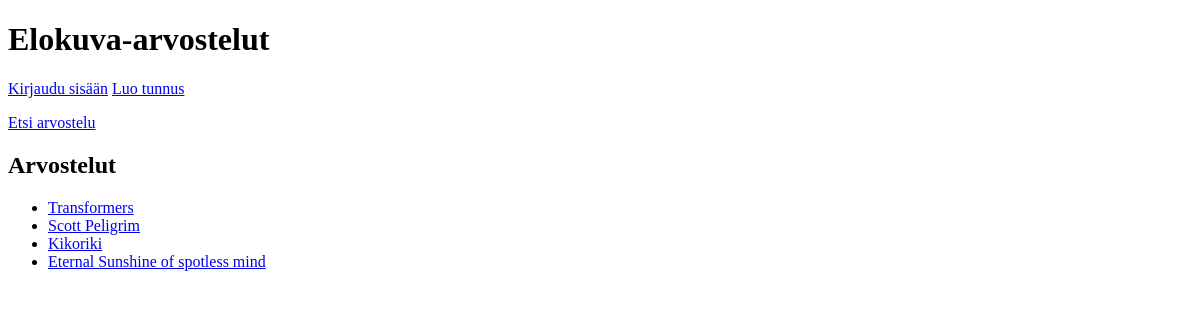
Before: / with the older database file.
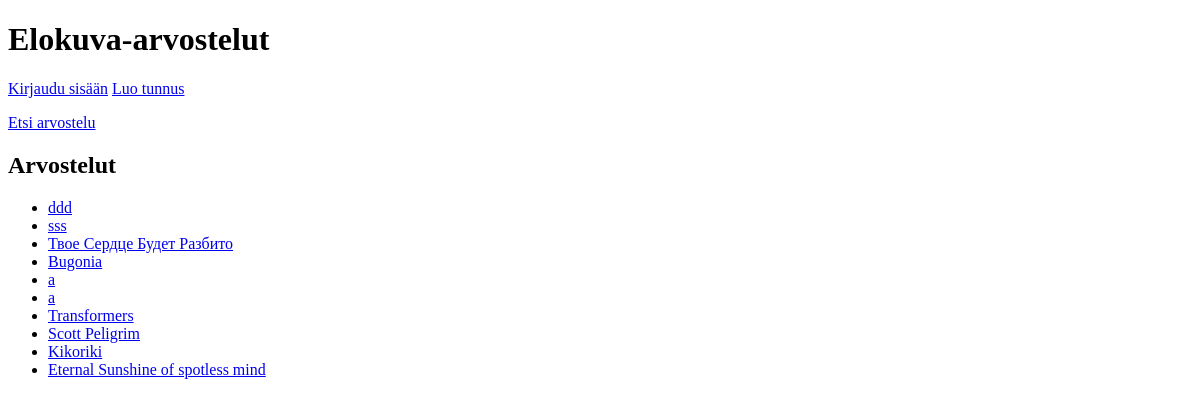
After: the same page with the newer database file.
### tables this page shows
CREATE TABLE reviews (
    id INTEGER PRIMARY KEY,
    title TEXT,
    review TEXT,
    user_id INTEGER REFERENCES users
);

### app.py (the view)
@app.route("/")
def index():
    all_items = reviews.get_items()
    return render_template("index.html", items = all_items)

### db.py (called while the page is built)
def get_connection():
    con = sqlite3.connect("database.db")
    con.execute("PRAGMA foreign_keys = ON")
    con.row_factory = sqlite3.Row
    return con

def query(sql, params=[]):
    con = get_connection()
    result = con.execute(sql, params).fetchall()
    con.close()
    return result

### reviews.py (called while the page is built)
def get_items():
    sql = "SELECT id, title FROM reviews ORDER BY id DESC"
    return db.query(sql)

### templates/index.html (shortened to what this page needs)
<!DOCTYPE html>
<html>
<head>
</head>
<body>
  <h1>Elokuva-arvostelut</h1>
  {% if session.username %}
  <p>
    Olet kirjautunut nimellä {{ session.username }}
  </p>
  <p>
    <a href="/logout">Kirjaudu ulos</a>
  </p>
  <p>
    <a href="/new_item">Uusi arvostelu</a>
  </p>
  {% else %}
  <p>
    <a href="/login">Kirjaudu sisään</a>
    <a href="/register">Luo tunnus</a>
  </p>
  {% endif %}
    <a href="/find_item">Etsi arvostelu</a>
  <h2>Arvostelut</h2>
  <ul>
    {% for item in items %}
    <li><a href ="/item/{{ item.id }}">{{ item.title }}</a></li>
    {% endfor %}
  </ul>
</body>
</html>

Changed rows visible on the page:
added reviews: title "ddd"
added reviews: title "sss"
added reviews: title "Твое Сердце Будет Разбито"
added reviews: title "Bugonia"
added reviews: title "a"
added reviews: title "a"
